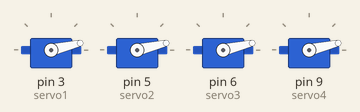
Recording of a sketch running on a simulated Arduino Uno, built with avr-gcc and run on an emulated ATmega328P. Parts: 4 × servo. At 2.0 s the program stops and its outputs stay as they are.

Above: at 0.15 s.
At 0.77 s:
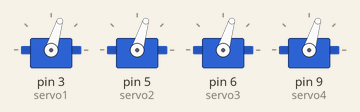
At 1.39 s:
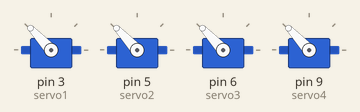
At 2.1 s:
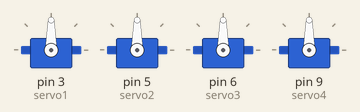
Timing chart, 0 to 3.5 s (numbered marks = the images above):
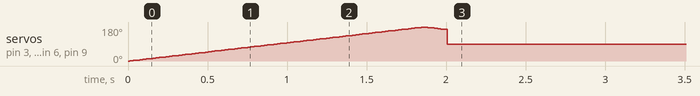

Measured:
- by itself, servo on pin 3 (servo1), servo on pin 5 (servo2), servo on pin 6 (servo3), servo on pin 9 (servo4): rises from 0° to 179° in 1.8 s, then falls to 90° in 0.16 s

The sketch:

bodacious_esboo_uusam1.ino
```cpp
#include <Servo.h>

Servo servo1;
Servo servo2;
Servo servo3;
Servo servo4;

int angle = 0;
int direction = 1;

unsigned long startTime;

void setup() {
  servo1.attach(3);
  servo2.attach(5);
  servo3.attach(6);
  servo4.attach(9);

  // Start all servos at 0 degrees
  servo1.write(0);
  servo2.write(0);
  servo3.write(0);
  servo4.write(0);

  startTime = millis();
}

void loop() {

  // Sweep for 2 seconds
  if (millis() - startTime < 2000) {

    servo1.write(angle);
    servo2.write(angle);
    servo3.write(angle);
    servo4.write(angle);

    angle += direction;

    // Change direction at 0 and 180 degrees
    if (angle >= 180) {
      angle = 180;
      direction = -1;
    }

    if (angle <= 0) {
      angle = 0;
      direction = 1;
    }

    delay(10);
  }

  // After 2 seconds, move all servos to 90 degrees
  else {
    servo1.write(90);
    servo2.write(90);
    servo3.write(90);
    servo4.write(90);

    // Keep them at 90 degrees
    while (true) {
    }
  }
}
```
